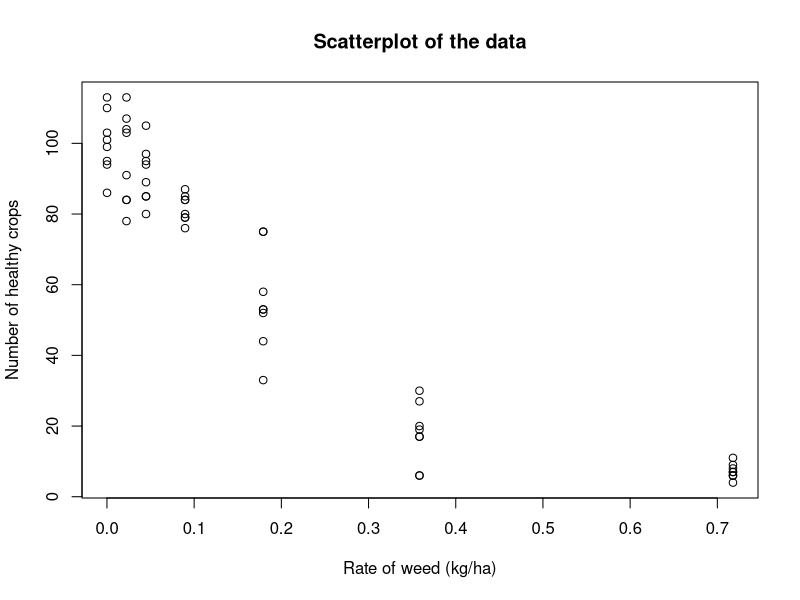
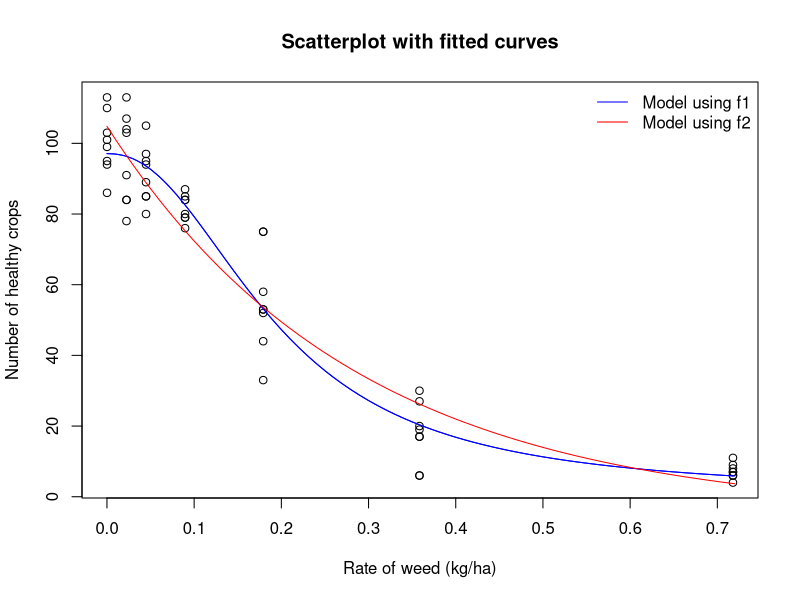
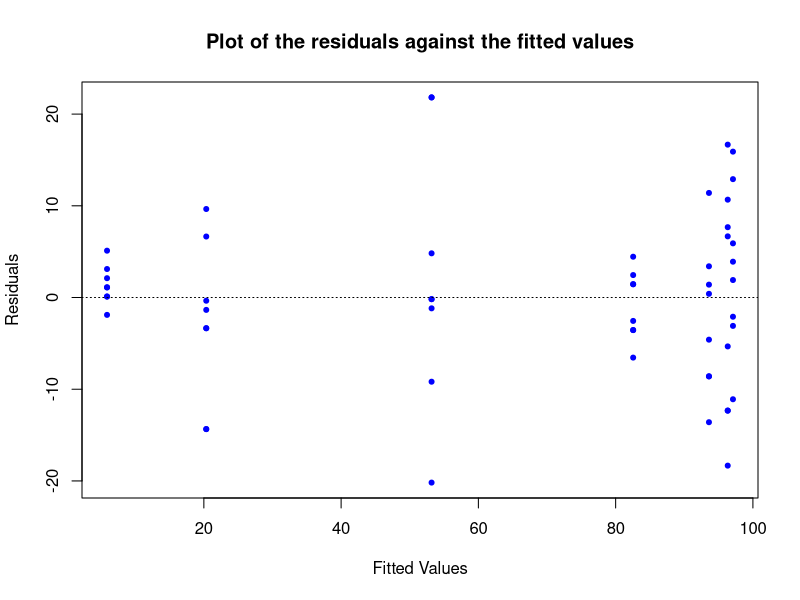
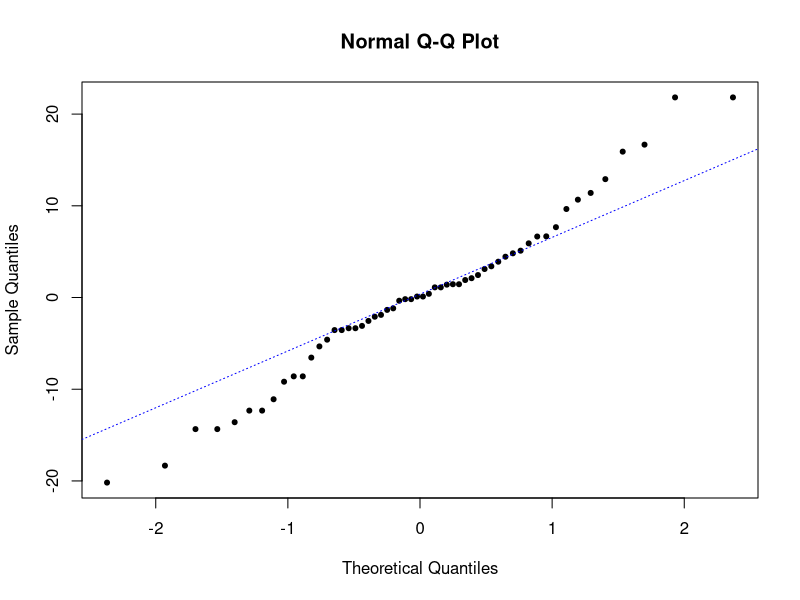
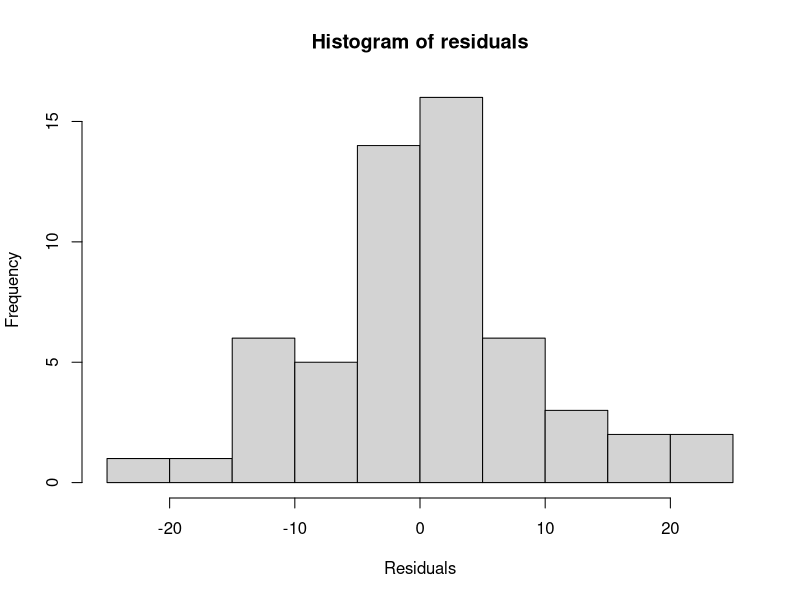
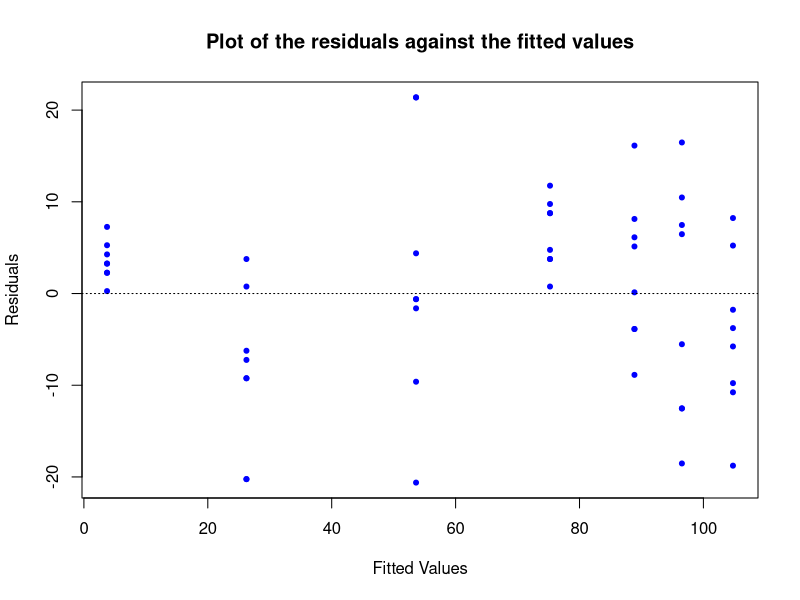
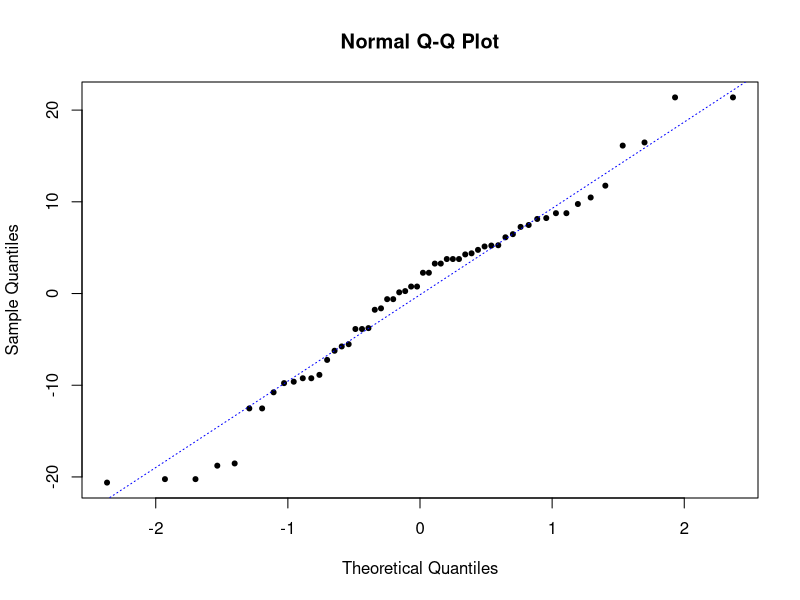
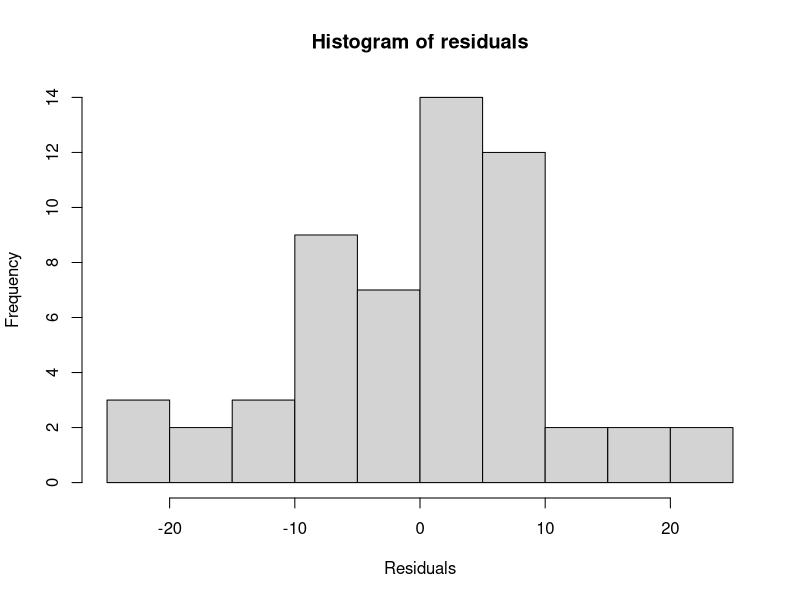

R code for these plots, in order:
weeds = read.table("Weeds.txt",header=TRUE)



#scatterplot of data

plot(weeds$Rate,weeds$Number,xlab="Rate of weed (kg/ha)",ylab="Number of healthy crops", main = 'Scatterplot of the data') 

form1=as.formula(Number~d + (a - d)/(1 + exp(b*log(g*Rate))))
form2=as.formula(Number~g + a*exp(-b*Rate))




f1=function(r,a,b,g,d)return(d + (a - d)/(1 + exp(b*log(g*r))))
f2=function(r,a,b,g)return(g + a*exp(-b*r))

#fit model using f1

model1 = nls(form1,data = weeds, start=c(a=20,b=4,g=3,d=5))
summary(model1)
coef1 = coef(model1)
coef1

plot(weeds$Rate,weeds$Number,xlab="Rate of weed (kg/ha)",ylab="Number of healthy crops", main = 'Scatterplot with fitted curves') 
legend('topright', legend = c('Model using f1','Model using f2'), lty=c(1,1),lwd=c(1,1),col=c('blue','red'),bty = 'n')

#using lines
x=seq(from=0.0,to=0.72,by=0.01)
lines(x,f1(x,coef1[1],coef1[2],coef1[3],coef1[4]),col="blue")
#using curve
curve(coef1[4] + (coef1[1] - coef1[4])/(1 + exp(coef1[2]*log(coef1[3]*x))), col="blue", add=TRUE)

#fit model using f2

model2 = nls(form2, data=weeds, start = c(a=5,b=3,g=4))
summary(model2)
coef2 = coef(model2)
coef2
lines(x,f2(x,coef2[1],coef2[2],coef2[3]),col="red")


#use AIC and BIC to determine which model performs better
AIC(model1)
AIC(model2)
BIC(model1)
BIC(model2)
#1st model wins!

#Check assumptions

#1st model

plot(fitted(model1),residuals(model1),xlab="Fitted Values",ylab="Residuals",main= "Plot of the residuals against the fitted values", pch=20, cex=1, col="blue")
abline(a=0, b=0, lty= 3)


# qq-plot
qqnorm(residuals(model1), cex = 1, pch= 20)
qqline(residuals(model1),lty=3,col="blue")
hist(residuals(model1),xlab = 'Residuals', ylab = 'Frequency',main = 'Histogram of residuals')   # not good


shapiro.test(residuals(model1))# H0:normality


#2nd model
plot(fitted(model2),residuals(model2),xlab="Fitted Values",ylab="Residuals",main= "Plot of the residuals against the fitted values", pch=20, cex=1, col="blue")
abline(a=0, b=0, lty= 3)


# qq-plot
qqnorm(residuals(model2), cex = 1, pch= 20)
qqline(residuals(model2),lty=3,col="blue")
hist(residuals(model2),xlab = 'Residuals', ylab = 'Frequency',main = 'Histogram of residuals')   # not good


shapiro.test(residuals(model2))# H0:normality

#new models with deleted parameters

#1st model with deleted d

form3=as.formula(Number~(a)/(1 + exp(b*log(g*Rate))))
f3=function(r,a,b,g)return((a)/(1 + exp(b*log(g*r))))
f4=function(r,a,b)return(a*exp(-b*r))

model3 = nls(form3,data = weeds, start=c(a=20,b=4,g=3))
summary(model3)
coef3 = coef(model3)
coef3

AIC(model3) #better than before
BIC(model3)

plot(fitted(model3),residuals(model3),xlab="Fitted Values",ylab="Residuals",main= "Plot of the residuals against the fitted values", pch=20, cex=1, col="blue")
abline(a=0, b=0, lty= 3)


# qq-plot
qqnorm(residuals(model3), cex = 1, pch= 20)
qqline(residuals(model3),lty=3,col="blue")
hist(residuals(model3),xlab = 'Residuals', ylab = 'Frequency',main = 'Histogram of residuals')   # not good

#2nd model with deleted g

form4=as.formula(Number~a*exp(-b*Rate))
model4 = nls(form4,data = weeds, start=c(a=50,b=4))
summary(model4)
coef4 = coef(model4)
coef4

AIC(model4)
BIC(model4)

plot(fitted(model4),residuals(model4),xlab="Fitted Values",ylab="Residuals",main= "Plot of the residuals against the fitted values", pch=20, cex=1, col="blue")
abline(a=0, b=0, lty= 3)


# qq-plot
qqnorm(residuals(model4), cex = 1, pch= 20)
qqline(residuals(model4),lty=3,col="blue")
hist(residuals(model4),xlab = 'Residuals', ylab = 'Frequency',main = 'Histogram of residuals')


#plot with fitted curves

plot(weeds$Rate,weeds$Number,xlab="Rate of weed (kg/ha)",ylab="Number of healthy crops", main = 'Scatterplot with fitted curves') 
legend('topright', legend = c('Model using f1','Model using f2'), lty=c(1,1),lwd=c(1,1),col=c('blue','red'),bty = 'n')

x=seq(from=0.0,to=0.72,by=0.01)
lines(x,f3(x,coef3[1],coef3[2],coef3[3]),col="blue")

lines(x,f4(x,coef4[1],coef4[2]),col="red")

